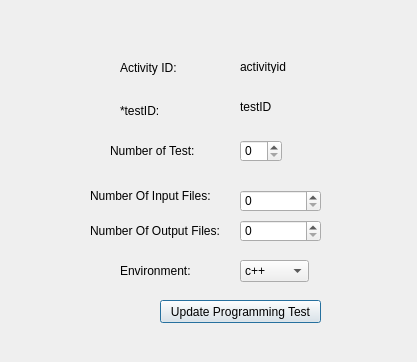
<?xml version="1.0" encoding="UTF-8"?>
<ui version="4.0">
 <class>ModifyProgramming</class>
 <widget class="QDialog" name="ModifyProgramming">
  <property name="geometry">
   <rect>
    <x>0</x>
    <y>0</y>
    <width>417</width>
    <height>362</height>
   </rect>
  </property>
  <property name="windowTitle">
   <string>Dialog</string>
  </property>
  <widget class="QLabel" name="label_3">
   <property name="geometry">
    <rect>
     <x>90</x>
     <y>180</y>
     <width>121</width>
     <height>31</height>
    </rect>
   </property>
   <property name="text">
    <string>Number Of Input Files: </string>
   </property>
  </widget>
  <widget class="QSpinBox" name="numOutput">
   <property name="geometry">
    <rect>
     <x>240</x>
     <y>220</y>
     <width>81</width>
     <height>22</height>
    </rect>
   </property>
  </widget>
  <widget class="QLabel" name="label_5">
   <property name="geometry">
    <rect>
     <x>120</x>
     <y>260</y>
     <width>71</width>
     <height>21</height>
    </rect>
   </property>
   <property name="text">
    <string>Environment:</string>
   </property>
  </widget>
  <widget class="QSpinBox" name="numInput">
   <property name="geometry">
    <rect>
     <x>240</x>
     <y>190</y>
     <width>81</width>
     <height>22</height>
    </rect>
   </property>
  </widget>
  <widget class="QLabel" name="label_activityId">
   <property name="geometry">
    <rect>
     <x>240</x>
     <y>60</y>
     <width>47</width>
     <height>13</height>
    </rect>
   </property>
   <property name="text">
    <string>activityid</string>
   </property>
  </widget>
  <widget class="QSpinBox" name="spinBox_numTests">
   <property name="geometry">
    <rect>
     <x>240</x>
     <y>140</y>
     <width>42</width>
     <height>22</height>
    </rect>
   </property>
  </widget>
  <widget class="QComboBox" name="comboBox_environment">
   <property name="geometry">
    <rect>
     <x>240</x>
     <y>260</y>
     <width>69</width>
     <height>22</height>
    </rect>
   </property>
   <item>
    <property name="text">
     <string>c++</string>
    </property>
   </item>
   <item>
    <property name="text">
     <string>Java</string>
    </property>
   </item>
   <item>
    <property name="text">
     <string>Eclipse</string>
    </property>
   </item>
   <item>
    <property name="text">
     <string>QT</string>
    </property>
   </item>
  </widget>
  <widget class="QLabel" name="label">
   <property name="geometry">
    <rect>
     <x>120</x>
     <y>60</y>
     <width>71</width>
     <height>16</height>
    </rect>
   </property>
   <property name="text">
    <string>Activity ID:</string>
   </property>
  </widget>
  <widget class="QLabel" name="label_testID_2">
   <property name="geometry">
    <rect>
     <x>240</x>
     <y>100</y>
     <width>47</width>
     <height>13</height>
    </rect>
   </property>
   <property name="text">
    <string>testID</string>
   </property>
  </widget>
  <widget class="QPushButton" name="pushButton_update_P_Test">
   <property name="geometry">
    <rect>
     <x>160</x>
     <y>300</y>
     <width>161</width>
     <height>23</height>
    </rect>
   </property>
   <property name="text">
    <string>Update Programming Test</string>
   </property>
  </widget>
  <widget class="QLabel" name="label_2">
   <property name="geometry">
    <rect>
     <x>110</x>
     <y>140</y>
     <width>91</width>
     <height>21</height>
    </rect>
   </property>
   <property name="text">
    <string>Number of Test:</string>
   </property>
  </widget>
  <widget class="QLabel" name="label_testID">
   <property name="geometry">
    <rect>
     <x>120</x>
     <y>100</y>
     <width>61</width>
     <height>21</height>
    </rect>
   </property>
   <property name="text">
    <string>*testID:</string>
   </property>
  </widget>
  <widget class="QLabel" name="label_4">
   <property name="geometry">
    <rect>
     <x>90</x>
     <y>220</y>
     <width>131</width>
     <height>21</height>
    </rect>
   </property>
   <property name="text">
    <string>Number Of Output Files:</string>
   </property>
  </widget>
 </widget>
 <resources/>
 <connections/>
</ui>
